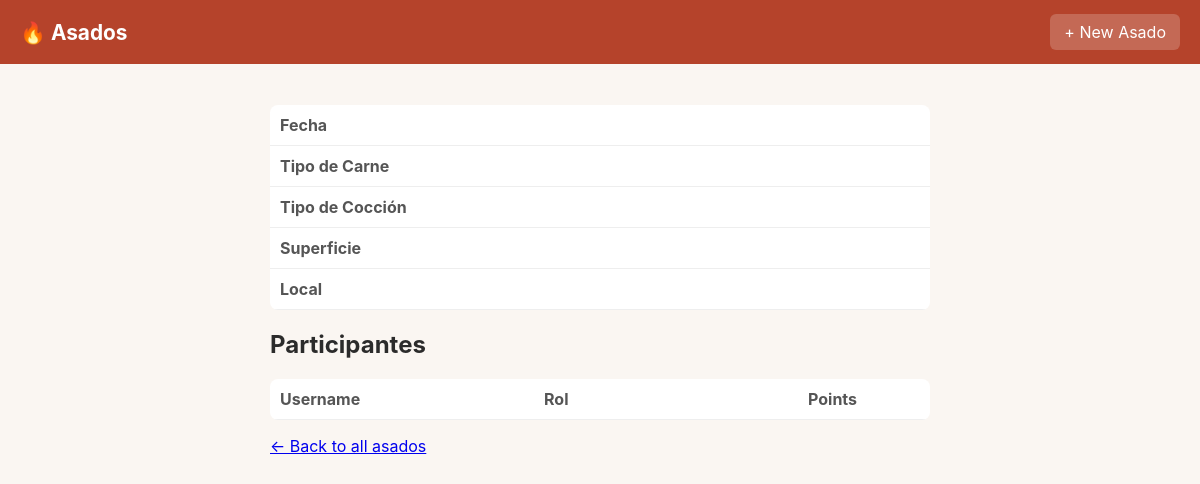
Page /asado/1 on the earlier database version.
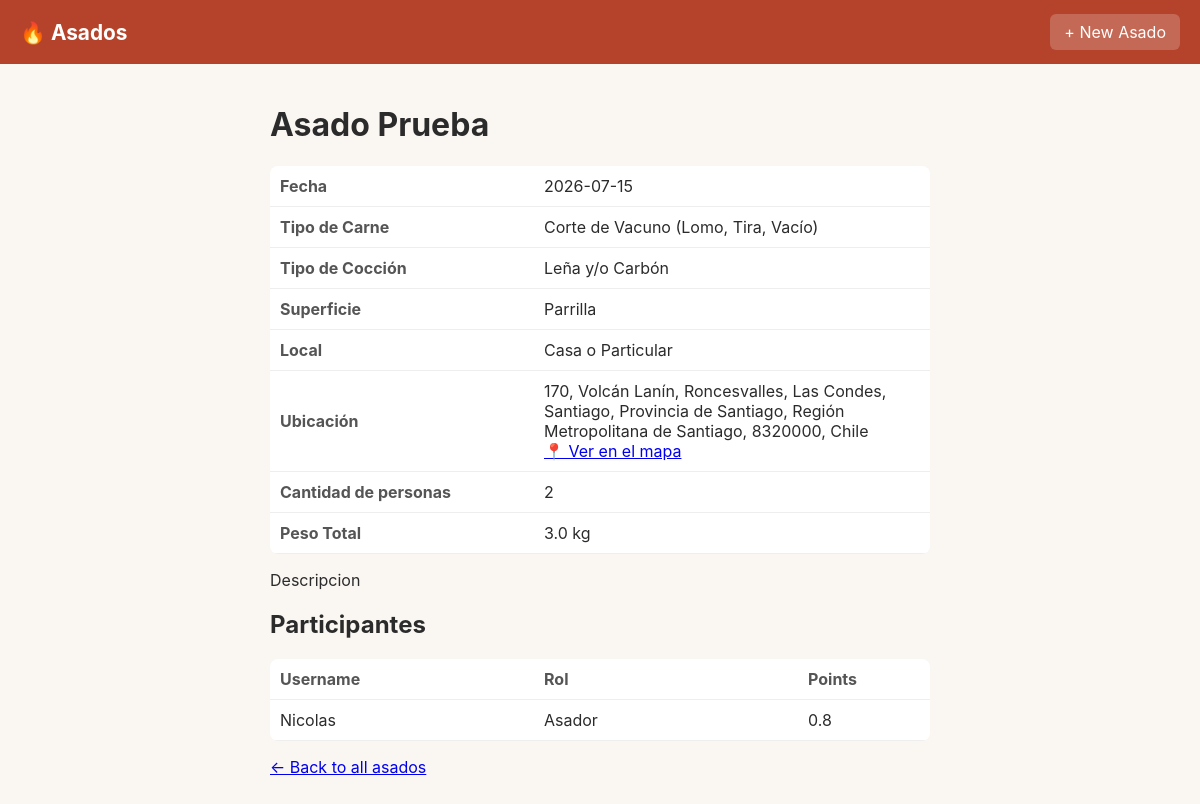
Same page on the later database version.
### tables this page shows
CREATE TABLE asados (
    id INTEGER PRIMARY KEY AUTOINCREMENT,
    date TEXT NOT NULL,                -- stored as 'YYYY-MM-DD' text (SQLite has no native date type)
    nombre TEXT NOT NULL,              -- the fun/creative name of the asado
    description TEXT,                  -- optional (no NOT NULL constraint), can be empty
    tipo_carne TEXT NOT NULL,          -- e.g. "VacÃ­o", "Chorizo", etc.
    coccion TEXT NOT NULL,             -- e.g. "A las brasas", "Ahumado"
    superficie TEXT NOT NULL,          -- e.g. "Parrilla", "Plancha", "Disco"
    local TEXT NOT NULL,               -- e.g. "Casa", "Restaurante", "Quincho"
    location TEXT,                     -- free text: address / place name (optional)
    latitude REAL,                     -- geographic coordinate from the map picker (optional)
    longitude REAL,                    -- geographic coordinate from the map picker (optional)
    people INTEGER,                    -- total headcount at the asado
    total_weight REAL                  -- total kg of meat (REAL = decimal number in SQLite)
);

CREATE TABLE participations (
    id INTEGER PRIMARY KEY AUTOINCREMENT,
    asado_id INTEGER NOT NULL,     -- which asado this participation belongs to
    user_id INTEGER NOT NULL,      -- which user this participation belongs to
    rol TEXT NOT NULL,             -- e.g. "Asador", "Ayudante", "Invitado", "AnfitriÃ³n"
    points REAL NOT NULL,          -- calculated at creation time and FROZEN (never recalculated later)

    -- FOREIGN KEY = tells the database "this column must match an id that
    -- really exists in the other table". This prevents orphaned data, like
    -- a participation pointing to an asado that doesn't exist.
    FOREIGN KEY (asado_id) REFERENCES asados (id),
    FOREIGN KEY (user_id) REFERENCES users (id)
);

CREATE TABLE users (
    id INTEGER PRIMARY KEY AUTOINCREMENT,  -- unique numeric ID, auto-generated
    username TEXT UNIQUE NOT NULL          -- must be unique, cannot be empty
    -- NOTE: no password field yet â€” that comes in Phase 2 (login system).
    -- For now we just need to be able to reference "who" participated.
);

### app.py (the view)
@app.route("/asado/<int:asado_id>")
def view_asado(asado_id):
    db = get_db()
    asado = db.execute(
        "SELECT * FROM asados WHERE id = ?", (asado_id,)
    ).fetchone()
    participants = db.execute(
        """
        SELECT users.username, participations.rol, participations.points
        FROM participations
        JOIN users ON participations.user_id = users.id
        WHERE participations.asado_id = ?
        """,
        (asado_id,),
    ).fetchall()
    return render_template("view_asado.html", asado=asado, participants=participants)

### app.py (called while the page is built)
def get_db():
    if "db" not in g:
        g.db = sqlite3.connect(DATABASE)
        g.db.row_factory = sqlite3.Row
    return g.db

### templates/view_asado.html
{% extends "base.html" %}
{% block content %}
<h1>{{ asado.nombre }}</h1>
<table class="detail-table">
    <tr><th>Fecha</th><td>{{ asado.date }}</td></tr>
    <tr><th>Tipo de Carne</th><td>{{ asado.tipo_carne }}</td></tr>
    <tr><th>Tipo de Cocción</th><td>{{ asado.coccion }}</td></tr>
    <tr><th>Superficie</th><td>{{ asado.superficie }}</td></tr>
    <tr><th>Local</th><td>{{ asado.local }}</td></tr>
    {% if asado.location %}
        <tr>
            <th>Ubicación</th>
            <td>
                {{ asado.location }}
                {% if asado.latitude and asado.longitude %}
                    <br>
                    <a href="https://www.openstreetmap.org/?mlat={{ asado.latitude }}&mlon={{ asado.longitude }}#map=16/{{ asado.latitude }}/{{ asado.longitude }}"
                       target="_blank" rel="noopener">📍 Ver en el mapa</a>
                {% endif %}
            </td>
        </tr>
    {% endif %}
    {% if asado.people %}
        <tr><th>Cantidad de personas</th><td>{{ asado.people }}</td></tr>
    {% endif %}
    {% if asado.total_weight %}
        <tr><th>Peso Total</th><td>{{ asado.total_weight }} kg</td></tr>
    {% endif %}
</table>
{% if asado.description %}
    <p class="asado-description">{{ asado.description }}</p>
{% endif %}
<h2>Participantes</h2>
<table class="detail-table">
    <tr><th>Username</th><th>Rol</th><th>Points</th></tr>
    {% for p in participants %}
        <tr>
            <td>{{ p.username }}</td>
            <td>{{ p.rol }}</td>
            <td>{{ p.points }}</td>
        </tr>
    {% endfor %}
</table>
<p><a href="{{ url_for('index') }}">← Back to all asados</a></p>
{% endblock %}

### templates/base.html (shortened to what this page needs)
<!DOCTYPE html>
<html lang="en">
<head>
    <link rel="stylesheet" href="{{ url_for('static', filename='style.css') }}">
</head>
<body>
    <nav class="navbar">
        <a href="{{ url_for('index') }}" class="nav-title">🔥 Asados</a>
        <a href="{{ url_for('new_asado') }}" class="nav-link">+ New Asado</a>
    </nav>
    <main class="container">
        {% block content %}{% endblock %}
    </main>
</body>
</html>

### static/style.css (style rules this page uses)
* { box-sizing: border-box; }
body { font-family: -apple-system, Segoe UI, Roboto, Arial, sans-serif; margin: 0; background-color: #faf6f2; color: #2b2b2b; }
.navbar { background-color: #b5432b; padding: 14px 20px; display: flex; justify-content: space-between; align-items: center; }
.nav-title { color: white; font-size: 1.3em; font-weight: bold; text-decoration: none; }
.nav-link { color: white; background-color: rgba(255, 255, 255, 0.2); padding: 8px 14px; border-radius: 6px; text-decoration: none; }
.container { max-width: 700px; width: 100%; margin: 0 auto; padding: 20px; }
.detail-table { width: 100%; border-collapse: collapse; background: white; border-radius: 8px; overflow: hidden; }
.detail-table th, .detail-table td { text-align: left; padding: 10px; border-bottom: 1px solid #eee; }
.detail-table th { width: 40%; color: #555; }

Differences in the rows shown:
added asados: nombre "Asado Prueba", date "2026-07-15", tipo_carne "Corte de Vacuno (Lomo, Tira, Vacío)", coccion "Leña y/o Carbón", superficie "Parrilla", local "Casa o Particular", location "170, Volcán Lanín, Roncesvalles, Las Condes, Santiago, Provincia de Santiago, Región Metropolitana de Santiago, 8320000, Chile", people "2", total_weight "3.0", description "Descripcion"
added participations: username "Nicolas", rol "Asador", points "0.8"
Other differences:
text now shown: "Ubicación 📍 Ver en el mapa Cantidad de personas Peso Total kg"
